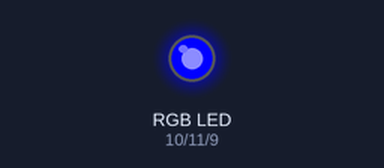
Recording of a sketch running on a simulated Arduino Uno, built with avr-gcc and run on an emulated ATmega328P. On the bench: an RGB LED mixed from three pins (HIGH = lit).

Above: at 0.15 s.
Timing chart, 0 to 1.6 s (numbered marks = the images above):
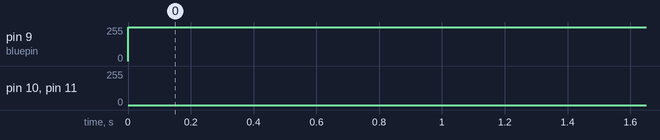

Measured:
- by itself, pin 9 (bluepin): 0/255 → 255/255 at 0.00 s

The sketch:

02_rgb_led.ino
```cpp
int redpin = 10;    //select the pin for the red LED
int bluepin = 9;    // select the pin for the blue LED
int greenpin = 11;  // select the pin for the green LED

int val;

void setup() {
  pinMode(redpin, OUTPUT);
  pinMode(bluepin, OUTPUT);
  pinMode(greenpin, OUTPUT);
  //Serial.begin(9600); //initialises serial monitor output
}

void loop() {
  for (val = 255; val > 0; val--) {
    analogWrite(11, val);
    analogWrite(10, 255 - val);
    analogWrite(9, 128 - val);
    delay(1);
  }
  for (val = 0; val < 255; val++) {
    analogWrite(11, val);
    analogWrite(10, 255 - val);
    analogWrite(9, 128 - val);

    //Print rgb values onto serial monitor
    // Serial.print("Green: ");
    // Serial.print(val);
    // Serial.print("\tRed: ");
    // Serial.print(255 - val);
    // Serial.print("\tBlue: ");
    // Serial.println(128 - val);
    delay(1);
  }
}
```
